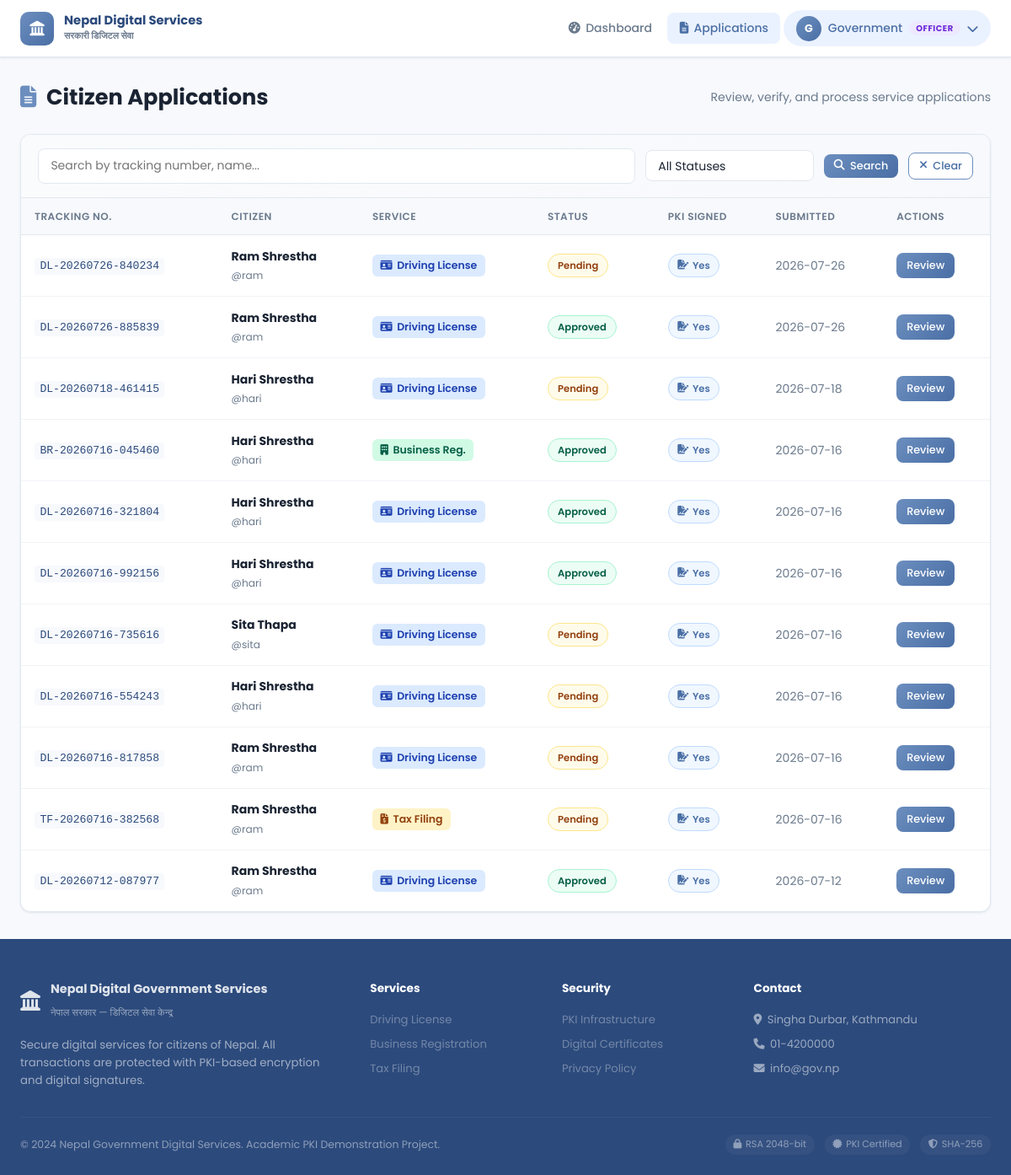
The app's page /officer/applications (signed in) with its own data.
### tables this page shows
CREATE TABLE applications (
            id INTEGER PRIMARY KEY AUTOINCREMENT,
            user_id INTEGER NOT NULL,
            service_type TEXT NOT NULL,
            status TEXT DEFAULT 'pending',
            form_data TEXT NOT NULL,
            signature TEXT,
            hash_value TEXT,
            submitted_at TIMESTAMP DEFAULT CURRENT_TIMESTAMP,
            updated_at TIMESTAMP DEFAULT CURRENT_TIMESTAMP,
            admin_notes TEXT,
            tracking_number TEXT UNIQUE,
            nonce TEXT UNIQUE,
            payment_status TEXT DEFAULT 'unpaid',
            payment_method TEXT,
            transaction_id TEXT,
            paid_at TIMESTAMP,
            additional_docs_requested INTEGER DEFAULT 0,
            FOREIGN KEY (user_id) REFERENCES users(id)
        );

CREATE TABLE users (
            id INTEGER PRIMARY KEY AUTOINCREMENT,
            username TEXT UNIQUE NOT NULL,
            email TEXT UNIQUE NOT NULL,
            password_hash TEXT NOT NULL,
            full_name TEXT NOT NULL,
            phone TEXT,
            role TEXT DEFAULT 'citizen',
            public_key TEXT,
            private_key_encrypted TEXT,
            created_at TIMESTAMP DEFAULT CURRENT_TIMESTAMP,
            is_active INTEGER DEFAULT 1
        );

### app.py (the view)
@app.route('/officer/applications')
@officer_required
def officer_applications():
    db  = get_db()
    status_filter = request.args.get('status', '')
    search        = request.args.get('search', '').strip()
    query  = ('SELECT a.*, u.full_name, u.username, u.email FROM applications a '
               'JOIN users u ON a.user_id=u.id WHERE 1=1')
    params = []
    if status_filter:
        query  += ' AND a.status=?'
        params.append(status_filter)
    if search:
        query  += ' AND (a.tracking_number LIKE ? OR u.full_name LIKE ? OR u.username LIKE ?)'
        params += [f'%{search}%', f'%{search}%', f'%{search}%']
    query += ' ORDER BY a.submitted_at DESC'
    apps = db.execute(query, params).fetchall()
    db.close()
    return render_template('officer/applications.html', applications=apps,
                           status_filter=status_filter, search=search)

### app.py (called while the page is built)
def no_cache(response):
    response.headers['Cache-Control'] = 'no-store, no-cache, must-revalidate, max-age=0'
    response.headers['Pragma']  = 'no-cache'
    response.headers['Expires'] = '0'
    return response

def officer_required(f):
    @wraps(f)
    def decorated(*args, **kwargs):
        if 'user_id' not in session:
            return redirect(url_for('index'))
        if session.get('role') != 'officer':
            abort(403)
        return no_cache(make_response(f(*args, **kwargs)))
    return decorated

### models/database.py (called while the page is built)
def get_db():
    conn = sqlite3.connect(DB_PATH)
    conn.row_factory = sqlite3.Row
    return conn

### templates/officer/applications.html (shortened to what this page needs)
{% extends "base.html" %}
{% block content %}
<div class="page-wrapper">
    <div class="page-header">
        <h1 class="page-title"><i class="fas fa-file-alt"></i> Citizen Applications</h1>
        <p class="page-subtitle">Review, verify, and process service applications</p>
    </div>
    <div class="card">
        <div class="card-header">
            <form method="GET" class="filter-form">
                <div class="filter-row">
                    <input type="text" name="search" class="form-control" placeholder="Search by tracking number, name..." value="{{ search }}">
                    <select name="status" class="form-control form-control-sm">
                        <option value="">All Statuses</option>
                    </select>
                    <button type="submit" class="btn btn-primary btn-sm"><i class="fas fa-search"></i> Search</button>
                    <a href="{{ url_for('officer_applications') }}" class="btn btn-outline btn-sm"><i class="fas fa-times"></i> Clear</a>
                </div>
            </form>
        </div>
        <div class="card-body p-0">
            <div class="table-responsive">
                <table class="table">
                    <thead>
                        <tr>
                            <th>Tracking No.</th>
                            <th>Citizen</th>
                            <th>Service</th>
                            <th>Status</th>
                            <th>PKI Signed</th>
                            <th>Submitted</th>
                            <th>Actions</th>
                        </tr>
                    </thead>
                    <tbody>
                        {% for app in applications %}
                        <tr>
                            <td><code>{{ app.tracking_number }}</code></td>
                            <td><strong>{{ app.full_name }}</strong><br><small class="text-muted">@{{ app.username }}</small></td>
                            <td>
                                {% if app.service_type == 'driving_license' %}<span class="service-tag tag-blue"><i class="fas fa-id-card"></i> Driving License</span>
                                {% elif app.service_type == 'business_registration' %}<span class="service-tag tag-green"><i class="fas fa-building"></i> Business Reg.</span>
                                {% else %}<span class="service-tag tag-yellow"><i class="fas fa-file-invoice-dollar"></i> Tax Filing</span>{% endif %}
                            </td>
                            <td><span class="status-badge status-{{ app.status }}">{{ app.status.replace('_',' ').title() }}</span></td>
                            <td>{% if app.signature %}<span class="sig-badge"><i class="fas fa-file-signature"></i> Yes</span>{% else %}<span class="text-muted">No</span>{% endif %}</td>
                            <td class="text-muted">{{ app.submitted_at[:10] }}</td>
                            <td><a href="{{ url_for('officer_application_detail', app_id=app.id) }}" class="btn btn-sm btn-primary">Review</a></td>
                        </tr>
                        {% endfor %}
                    </tbody>
                </table>
            </div>
        </div>
    </div>
</div>
{% endblock %}

### static/css/main.css (style rules this page uses)
:root { --primary: #6C8EBF; --primary-dark: #4A6FA5; --primary-deeper: #2C4A7C; --primary-light: #EBF2FF; --accent: #4A6FA5; --success: #10b981; --warning: #f59e0b; --danger: #ef4444; --info: #06b6d4; --text: #1a2332; --text-muted: #6b7a8d; --border: #e2e8f0; --bg: #f7f9fc; --white: #ffffff; --shadow-sm: 0 1px 3px rgba(74,111,165,0.08), 0 1px 2px rgba(0,0,0,0.04); --shadow: 0 4px 16px rgba(74,111,165,0.10), 0 2px 4px rgba(0,0,0,0.04); --shadow-lg: 0 10px 40px rgba(74,111,165,0.14); --radius: 12px; --radius-sm: 8px; --radius-lg: 18px; --nav-h: 68px; }
*, *::before, *::after { box-sizing: border-box; margin: 0; padding: 0; }
html { scroll-behavior: smooth; }
body { font-family: 'Poppins', sans-serif; background: var(--bg); color: var(--text); font-size: 0.93rem; line-height: 1.6; min-height: 100vh; display: flex; flex-direction: column; }
a { color: var(--primary-dark); text-decoration: none; }
.page-wrapper { max-width: 1280px; margin: 0 auto; padding: 2rem 1.5rem; }
.page-header { display: flex; align-items: flex-start; justify-content: space-between; margin-bottom: 1.75rem; gap: 1rem; flex-wrap: wrap; }
.page-title { font-size: 1.6rem; font-weight: 700; color: var(--text); line-height: 1.2; }
.page-title i { color: var(--primary); margin-right: 0.4rem; }
.page-subtitle { color: var(--text-muted); margin-top: 0.25rem; font-size: 0.88rem; }
.card { background: var(--white); border: 1px solid var(--border); border-radius: var(--radius); box-shadow: var(--shadow-sm); overflow: hidden; }
.card-header { padding: 1rem 1.25rem; border-bottom: 1px solid var(--border); background: linear-gradient(to right, #fafbfd, #f7f9fc); }
.card-body { padding: 1.25rem; }
.card-body.p-0 { padding: 0; }
.table-responsive { overflow-x: auto; }
.table { width: 100%; border-collapse: collapse; font-size: 0.875rem; }
.table th { text-align: left; padding: 0.75rem 1rem; font-size: 0.75rem; font-weight: 600; text-transform: uppercase; letter-spacing: 0.04em; color: var(--text-muted); background: var(--bg); border-bottom: 1px solid var(--border); }
.table td { padding: 0.85rem 1rem; border-bottom: 1px solid #f0f3f7; vertical-align: middle; }
.table tbody tr:last-child td { border-bottom: none; }
.text-muted { color: var(--text-muted); }
.btn { display: inline-flex; align-items: center; gap: 0.4rem; padding: 0.5rem 1.1rem; border-radius: var(--radius-sm); font-family: inherit; font-size: 0.875rem; font-weight: 500; cursor: pointer; border: none; transition: all 0.2s; text-decoration: none; }
.btn-primary { background: linear-gradient(135deg, var(--primary), var(--primary-dark)); color: white; }
.btn-outline { background: white; color: var(--primary-dark); border: 1.5px solid var(--primary); }
.btn-sm { padding: 0.3rem 0.75rem; font-size: 0.8rem; }
.form-control { width: 100%; padding: 0.6rem 0.9rem; border: 1.5px solid var(--border); border-radius: var(--radius-sm); font-family: inherit; font-size: 0.875rem; color: var(--text); background: white; transition: border-color 0.2s, box-shadow 0.2s; appearance: none; }
select.form-control { cursor: pointer; }
small.text-muted { font-size: 0.76rem; color: var(--text-muted); }
.status-badge { display: inline-flex; align-items: center; padding: 0.25rem 0.7rem; border-radius: 30px; font-size: 0.72rem; font-weight: 600; text-transform: capitalize; }
.status-pending { background: #fffbeb; color: #92400e; border: 1px solid #fde68a; }
.status-approved { background: #ecfdf5; color: #065f46; border: 1px solid #a7f3d0; }
.sig-badge { background: #f0f7ff; color: var(--primary-dark); border: 1px solid #bfdbfe; display: inline-flex; align-items: center; gap: 0.3rem; padding: 0.25rem 0.65rem; border-radius: 30px; font-size: 0.72rem; font-weight: 600; }
.service-tag { display: inline-flex; align-items: center; gap: 0.35rem; padding: 0.2rem 0.6rem; border-radius: 6px; font-size: 0.78rem; font-weight: 600; }
.tag-blue { background: #dbeafe; color: #1e40af; }
.tag-green { background: #d1fae5; color: #065f46; }
.tag-yellow { background: #fef3c7; color: #92400e; }
.filter-form .filter-row { display: flex; gap: 0.75rem; align-items: center; flex-wrap: wrap; }
.filter-row .form-control { flex: 1; min-width: 200px; }
.form-control-sm { max-width: 160px; }
code { background: var(--bg); padding: 0.15rem 0.4rem; border-radius: 4px; font-family: 'Courier New', monospace; font-size: 0.82rem; color: var(--primary-deeper); }

### records on screen
applications: tracking_number "DL-20260726-840234", full_name "Ram Shrestha", username "ram", service_type "driving_license" (drawn), status.replace "Pending", shows "Yes", submitted_at "2026-07-26"
applications: tracking_number "DL-20260726-885839", full_name "Ram Shrestha", username "ram", service_type "driving_license" (drawn), status.replace "Approved", shows "Yes", submitted_at "2026-07-26"
applications: tracking_number "DL-20260718-461415", full_name "Hari Shrestha", username "hari", service_type "driving_license" (drawn), status.replace "Pending", shows "Yes", submitted_at "2026-07-18"
applications: tracking_number "BR-20260716-045460", full_name "Hari Shrestha", username "hari", shows "Business Reg.", status.replace "Approved", shows "Yes", submitted_at "2026-07-16"
applications: tracking_number "DL-20260716-321804", full_name "Hari Shrestha", username "hari", service_type "driving_license" (drawn), status.replace "Approved", shows "Yes", submitted_at "2026-07-16"
applications: tracking_number "DL-20260716-992156", full_name "Hari Shrestha", username "hari", service_type "driving_license" (drawn), status.replace "Approved", shows "Yes", submitted_at "2026-07-16"
applications: tracking_number "DL-20260716-735616", full_name "Sita Thapa", username "sita", service_type "driving_license" (drawn), status.replace "Pending", shows "Yes", submitted_at "2026-07-16"
applications: tracking_number "DL-20260716-554243", full_name "Hari Shrestha", username "hari", service_type "driving_license" (drawn), status.replace "Pending", shows "Yes", submitted_at "2026-07-16"
applications: tracking_number "DL-20260716-817858", full_name "Ram Shrestha", username "ram", service_type "driving_license" (drawn), status.replace "Pending", shows "Yes", submitted_at "2026-07-16"
applications: tracking_number "TF-20260716-382568", full_name "Ram Shrestha", username "ram", service_type "tax_filing" (drawn), status.replace "Pending", shows "Yes", submitted_at "2026-07-16"
applications: tracking_number "DL-20260712-087977", full_name "Ram Shrestha", username "ram", service_type "driving_license" (drawn), status.replace "Approved", shows "Yes", submitted_at "2026-07-12"

### other values on screen
{{ session.get('full_name', 'U')[0].upper() }} "G"
{{ session.get('full_name', 'User').split()[0] }} "Government"
{{ session.get('role','citizen').title() }} "OFFICER"
